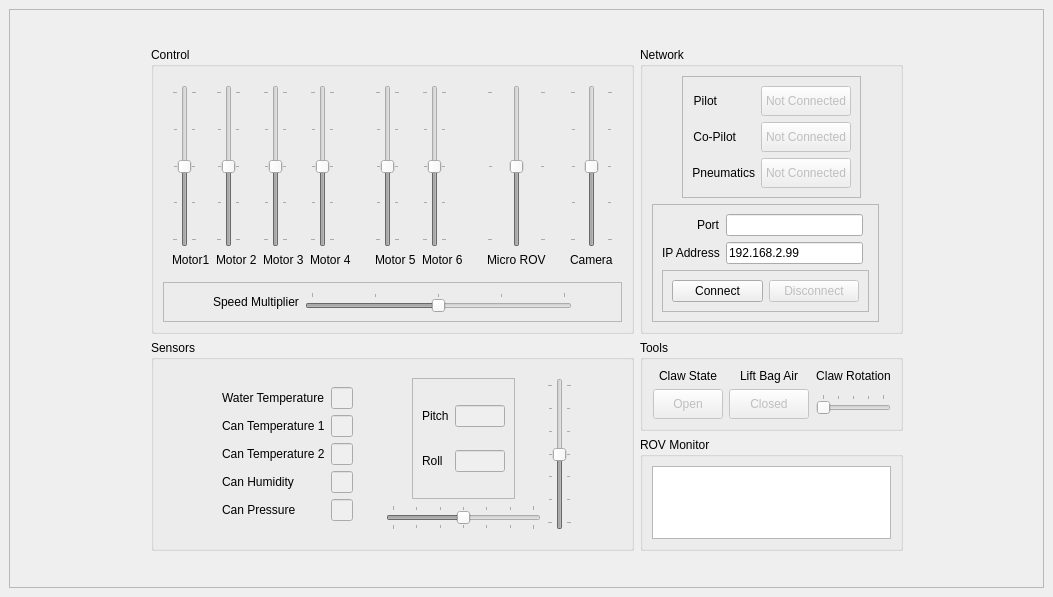
<?xml version="1.0" encoding="UTF-8"?>
<ui version="4.0">
 <class>MainWindow</class>
 <widget class="QMainWindow" name="MainWindow">
  <property name="windowModality">
   <enum>Qt::NonModal</enum>
  </property>
  <property name="geometry">
   <rect>
    <x>0</x>
    <y>0</y>
    <width>1053</width>
    <height>597</height>
   </rect>
  </property>
  <property name="windowTitle">
   <string>Husky ROV Co-Pilot Terminal</string>
  </property>
  <property name="windowIcon">
   <iconset>
    <normaloff>husky.jpeg</normaloff>husky.jpeg</iconset>
  </property>
  <property name="layoutDirection">
   <enum>Qt::LeftToRight</enum>
  </property>
  <property name="toolButtonStyle">
   <enum>Qt::ToolButtonIconOnly</enum>
  </property>
  <property name="tabShape">
   <enum>QTabWidget::Rounded</enum>
  </property>
  <widget class="QWidget" name="centralwidget">
   <layout class="QGridLayout" name="gridLayout">
    <item row="0" column="0">
     <widget class="QFrame" name="frame">
      <property name="frameShape">
       <enum>QFrame::StyledPanel</enum>
      </property>
      <property name="frameShadow">
       <enum>QFrame::Raised</enum>
      </property>
      <layout class="QGridLayout" name="gridLayout_2" rowstretch="2,3,1,4,2" columnstretch="1,3,2,1">
       <item row="1" column="1">
        <widget class="QGroupBox" name="motorFrame">
         <property name="title">
          <string>Control</string>
         </property>
         <layout class="QGridLayout" name="gridLayout_3" rowstretch="0,0" columnstretch="6,3,1,1" rowminimumheight="0,0">
          <item row="0" column="2">
           <widget class="QFrame" name="uRovFrame">
            <property name="enabled">
             <bool>true</bool>
            </property>
            <property name="sizePolicy">
             <sizepolicy hsizetype="MinimumExpanding" vsizetype="Preferred">
              <horstretch>0</horstretch>
              <verstretch>0</verstretch>
             </sizepolicy>
            </property>
            <property name="layoutDirection">
             <enum>Qt::LeftToRight</enum>
            </property>
            <layout class="QVBoxLayout" name="verticalLayout">
             <item>
              <widget class="QSlider" name="microMotorSlider">
               <property name="enabled">
                <bool>false</bool>
               </property>
               <property name="sizePolicy">
                <sizepolicy hsizetype="Preferred" vsizetype="Expanding">
                 <horstretch>0</horstretch>
                 <verstretch>0</verstretch>
                </sizepolicy>
               </property>
               <property name="focusPolicy">
                <enum>Qt::NoFocus</enum>
               </property>
               <property name="acceptDrops">
                <bool>false</bool>
               </property>
               <property name="layoutDirection">
                <enum>Qt::LeftToRight</enum>
               </property>
               <property name="autoFillBackground">
                <bool>false</bool>
               </property>
               <property name="styleSheet">
                <string notr="true"/>
               </property>
               <property name="minimum">
                <number>-1</number>
               </property>
               <property name="maximum">
                <number>1</number>
               </property>
               <property name="value">
                <number>0</number>
               </property>
               <property name="sliderPosition">
                <number>0</number>
               </property>
               <property name="orientation">
                <enum>Qt::Vertical</enum>
               </property>
               <property name="invertedAppearance">
                <bool>false</bool>
               </property>
               <property name="tickPosition">
                <enum>QSlider::TicksBothSides</enum>
               </property>
               <property name="tickInterval">
                <number>1</number>
               </property>
              </widget>
             </item>
             <item>
              <widget class="QLabel" name="label_13">
               <property name="text">
                <string>Micro ROV</string>
               </property>
              </widget>
             </item>
            </layout>
           </widget>
          </item>
          <item row="0" column="3">
           <widget class="QFrame" name="frame">
            <layout class="QGridLayout" name="gridLayout_6">
             <item row="0" column="0">
              <widget class="QSlider" name="cameraServoSlider">
               <property name="enabled">
                <bool>false</bool>
               </property>
               <property name="sizePolicy">
                <sizepolicy hsizetype="Expanding" vsizetype="Expanding">
                 <horstretch>0</horstretch>
                 <verstretch>0</verstretch>
                </sizepolicy>
               </property>
               <property name="focusPolicy">
                <enum>Qt::NoFocus</enum>
               </property>
               <property name="layoutDirection">
                <enum>Qt::LeftToRight</enum>
               </property>
               <property name="styleSheet">
                <string notr="true"/>
               </property>
               <property name="minimum">
                <number>1000</number>
               </property>
               <property name="maximum">
                <number>1800</number>
               </property>
               <property name="pageStep">
                <number>200</number>
               </property>
               <property name="value">
                <number>1400</number>
               </property>
               <property name="orientation">
                <enum>Qt::Vertical</enum>
               </property>
               <property name="tickPosition">
                <enum>QSlider::TicksBothSides</enum>
               </property>
               <property name="tickInterval">
                <number>200</number>
               </property>
              </widget>
             </item>
             <item row="1" column="0">
              <widget class="QLabel" name="label_14">
               <property name="text">
                <string>Camera</string>
               </property>
               <property name="scaledContents">
                <bool>false</bool>
               </property>
              </widget>
             </item>
            </layout>
           </widget>
          </item>
          <item row="0" column="1">
           <widget class="QFrame" name="verticalFrame">
            <layout class="QGridLayout" name="gridLayout_5">
             <item row="0" column="0">
              <widget class="QSlider" name="motor5Slider">
               <property name="enabled">
                <bool>false</bool>
               </property>
               <property name="focusPolicy">
                <enum>Qt::NoFocus</enum>
               </property>
               <property name="styleSheet">
                <string notr="true"/>
               </property>
               <property name="minimum">
                <number>1300</number>
               </property>
               <property name="maximum">
                <number>1700</number>
               </property>
               <property name="value">
                <number>1500</number>
               </property>
               <property name="orientation">
                <enum>Qt::Vertical</enum>
               </property>
               <property name="tickPosition">
                <enum>QSlider::TicksBothSides</enum>
               </property>
               <property name="tickInterval">
                <number>100</number>
               </property>
              </widget>
             </item>
             <item row="1" column="0">
              <widget class="QLabel" name="label_6">
               <property name="text">
                <string>Motor 5</string>
               </property>
              </widget>
             </item>
             <item row="1" column="1">
              <widget class="QLabel" name="label_7">
               <property name="text">
                <string>Motor 6</string>
               </property>
              </widget>
             </item>
             <item row="0" column="1">
              <widget class="QSlider" name="motor6Slider">
               <property name="enabled">
                <bool>false</bool>
               </property>
               <property name="focusPolicy">
                <enum>Qt::NoFocus</enum>
               </property>
               <property name="acceptDrops">
                <bool>false</bool>
               </property>
               <property name="styleSheet">
                <string notr="true"/>
               </property>
               <property name="minimum">
                <number>1300</number>
               </property>
               <property name="maximum">
                <number>1700</number>
               </property>
               <property name="value">
                <number>1500</number>
               </property>
               <property name="orientation">
                <enum>Qt::Vertical</enum>
               </property>
               <property name="tickPosition">
                <enum>QSlider::TicksBothSides</enum>
               </property>
               <property name="tickInterval">
                <number>100</number>
               </property>
              </widget>
             </item>
            </layout>
           </widget>
          </item>
          <item row="0" column="0">
           <widget class="QFrame" name="horizontalFrame">
            <layout class="QGridLayout" name="gridLayout_4">
             <item row="1" column="4">
              <widget class="QLabel" name="label_5">
               <property name="text">
                <string>Motor 4</string>
               </property>
              </widget>
             </item>
             <item row="1" column="3">
              <widget class="QLabel" name="label_4">
               <property name="text">
                <string>Motor 3</string>
               </property>
              </widget>
             </item>
             <item row="0" column="4">
              <widget class="QSlider" name="motor4Slider">
               <property name="enabled">
                <bool>false</bool>
               </property>
               <property name="focusPolicy">
                <enum>Qt::NoFocus</enum>
               </property>
               <property name="styleSheet">
                <string notr="true"/>
               </property>
               <property name="minimum">
                <number>1300</number>
               </property>
               <property name="maximum">
                <number>1700</number>
               </property>
               <property name="value">
                <number>1500</number>
               </property>
               <property name="orientation">
                <enum>Qt::Vertical</enum>
               </property>
               <property name="tickPosition">
                <enum>QSlider::TicksBothSides</enum>
               </property>
               <property name="tickInterval">
                <number>100</number>
               </property>
              </widget>
             </item>
             <item row="0" column="0">
              <widget class="QSlider" name="motor1Slider">
               <property name="enabled">
                <bool>false</bool>
               </property>
               <property name="focusPolicy">
                <enum>Qt::NoFocus</enum>
               </property>
               <property name="layoutDirection">
                <enum>Qt::LeftToRight</enum>
               </property>
               <property name="styleSheet">
                <string notr="true"/>
               </property>
               <property name="minimum">
                <number>1300</number>
               </property>
               <property name="maximum">
                <number>1700</number>
               </property>
               <property name="value">
                <number>1500</number>
               </property>
               <property name="orientation">
                <enum>Qt::Vertical</enum>
               </property>
               <property name="tickPosition">
                <enum>QSlider::TicksBothSides</enum>
               </property>
               <property name="tickInterval">
                <number>100</number>
               </property>
              </widget>
             </item>
             <item row="0" column="2">
              <widget class="QSlider" name="motor2Slider">
               <property name="enabled">
                <bool>false</bool>
               </property>
               <property name="focusPolicy">
                <enum>Qt::NoFocus</enum>
               </property>
               <property name="styleSheet">
                <string notr="true"/>
               </property>
               <property name="minimum">
                <number>1300</number>
               </property>
               <property name="maximum">
                <number>1700</number>
               </property>
               <property name="value">
                <number>1500</number>
               </property>
               <property name="orientation">
                <enum>Qt::Vertical</enum>
               </property>
               <property name="tickPosition">
                <enum>QSlider::TicksBothSides</enum>
               </property>
               <property name="tickInterval">
                <number>100</number>
               </property>
              </widget>
             </item>
             <item row="0" column="3">
              <widget class="QSlider" name="motor3Slider">
               <property name="enabled">
                <bool>false</bool>
               </property>
               <property name="focusPolicy">
                <enum>Qt::NoFocus</enum>
               </property>
               <property name="styleSheet">
                <string notr="true"/>
               </property>
               <property name="minimum">
                <number>1300</number>
               </property>
               <property name="maximum">
                <number>1700</number>
               </property>
               <property name="value">
                <number>1500</number>
               </property>
               <property name="orientation">
                <enum>Qt::Vertical</enum>
               </property>
               <property name="tickPosition">
                <enum>QSlider::TicksBothSides</enum>
               </property>
               <property name="tickInterval">
                <number>100</number>
               </property>
              </widget>
             </item>
             <item row="1" column="2">
              <widget class="QLabel" name="label_3">
               <property name="text">
                <string>Motor 2</string>
               </property>
              </widget>
             </item>
             <item row="1" column="0">
              <widget class="QLabel" name="label_2">
               <property name="text">
                <string>Motor1</string>
               </property>
               <property name="alignment">
                <set>Qt::AlignLeading|Qt::AlignLeft|Qt::AlignVCenter</set>
               </property>
              </widget>
             </item>
            </layout>
           </widget>
          </item>
          <item row="1" column="0" colspan="4">
           <widget class="QFrame" name="sensitivityFrame">
            <property name="frameShape">
             <enum>QFrame::StyledPanel</enum>
            </property>
            <property name="frameShadow">
             <enum>QFrame::Raised</enum>
            </property>
            <layout class="QHBoxLayout" name="horizontalLayout" stretch="0,1,3,0">
             <item>
              <spacer name="horizontalSpacer_5">
               <property name="orientation">
                <enum>Qt::Horizontal</enum>
               </property>
               <property name="sizeHint" stdset="0">
                <size>
                 <width>40</width>
                 <height>20</height>
                </size>
               </property>
              </spacer>
             </item>
             <item>
              <widget class="QLabel" name="label">
               <property name="sizePolicy">
                <sizepolicy hsizetype="Fixed" vsizetype="Preferred">
                 <horstretch>0</horstretch>
                 <verstretch>0</verstretch>
                </sizepolicy>
               </property>
               <property name="text">
                <string>Speed Multiplier</string>
               </property>
              </widget>
             </item>
             <item>
              <widget class="QSlider" name="speedMultiplierSlider">
               <property name="enabled">
                <bool>false</bool>
               </property>
               <property name="focusPolicy">
                <enum>Qt::NoFocus</enum>
               </property>
               <property name="styleSheet">
                <string notr="true"/>
               </property>
               <property name="minimum">
                <number>1</number>
               </property>
               <property name="maximum">
                <number>5</number>
               </property>
               <property name="value">
                <number>3</number>
               </property>
               <property name="orientation">
                <enum>Qt::Horizontal</enum>
               </property>
               <property name="tickPosition">
                <enum>QSlider::TicksAbove</enum>
               </property>
               <property name="tickInterval">
                <number>1</number>
               </property>
              </widget>
             </item>
             <item>
              <spacer name="horizontalSpacer_4">
               <property name="orientation">
                <enum>Qt::Horizontal</enum>
               </property>
               <property name="sizeHint" stdset="0">
                <size>
                 <width>40</width>
                 <height>20</height>
                </size>
               </property>
              </spacer>
             </item>
            </layout>
           </widget>
          </item>
         </layout>
        </widget>
       </item>
       <item row="2" column="1" rowspan="2">
        <widget class="QGroupBox" name="groupBox_3">
         <property name="title">
          <string>Sensors</string>
         </property>
         <layout class="QGridLayout" name="gridLayout_10" columnstretch="1,2,5,1">
          <item row="0" column="0">
           <spacer name="horizontalSpacer_3">
            <property name="orientation">
             <enum>Qt::Horizontal</enum>
            </property>
            <property name="sizeHint" stdset="0">
             <size>
              <width>40</width>
              <height>20</height>
             </size>
            </property>
           </spacer>
          </item>
          <item row="0" column="3">
           <spacer name="horizontalSpacer">
            <property name="orientation">
             <enum>Qt::Horizontal</enum>
            </property>
            <property name="sizeHint" stdset="0">
             <size>
              <width>40</width>
              <height>20</height>
             </size>
            </property>
           </spacer>
          </item>
          <item row="0" column="2">
           <widget class="QFrame" name="frame_4">
            <property name="layoutDirection">
             <enum>Qt::LeftToRight</enum>
            </property>
            <layout class="QGridLayout" name="gridLayout_11">
             <item row="1" column="0">
              <widget class="QSlider" name="rollSlider">
               <property name="enabled">
                <bool>false</bool>
               </property>
               <property name="focusPolicy">
                <enum>Qt::NoFocus</enum>
               </property>
               <property name="styleSheet">
                <string notr="true"/>
               </property>
               <property name="minimum">
                <number>-45</number>
               </property>
               <property name="maximum">
                <number>45</number>
               </property>
               <property name="singleStep">
                <number>1</number>
               </property>
               <property name="value">
                <number>0</number>
               </property>
               <property name="orientation">
                <enum>Qt::Horizontal</enum>
               </property>
               <property name="tickPosition">
                <enum>QSlider::TicksBothSides</enum>
               </property>
               <property name="tickInterval">
                <number>15</number>
               </property>
              </widget>
             </item>
             <item row="0" column="1" rowspan="2">
              <widget class="QSlider" name="pitchSlider">
               <property name="enabled">
                <bool>false</bool>
               </property>
               <property name="focusPolicy">
                <enum>Qt::NoFocus</enum>
               </property>
               <property name="layoutDirection">
                <enum>Qt::LeftToRight</enum>
               </property>
               <property name="styleSheet">
                <string notr="true"/>
               </property>
               <property name="minimum">
                <number>-45</number>
               </property>
               <property name="maximum">
                <number>45</number>
               </property>
               <property name="value">
                <number>0</number>
               </property>
               <property name="orientation">
                <enum>Qt::Vertical</enum>
               </property>
               <property name="tickPosition">
                <enum>QSlider::TicksBothSides</enum>
               </property>
               <property name="tickInterval">
                <number>15</number>
               </property>
              </widget>
             </item>
             <item row="0" column="0" alignment="Qt::AlignHCenter">
              <widget class="QFrame" name="frame_7">
               <property name="frameShape">
                <enum>QFrame::StyledPanel</enum>
               </property>
               <property name="frameShadow">
                <enum>QFrame::Raised</enum>
               </property>
               <layout class="QGridLayout" name="gridLayout_13">
                <item row="0" column="0">
                 <widget class="QLabel" name="label_18">
                  <property name="text">
                   <string>Pitch</string>
                  </property>
                 </widget>
                </item>
                <item row="0" column="1">
                 <widget class="QLineEdit" name="pitchValue">
                  <property name="enabled">
                   <bool>false</bool>
                  </property>
                  <property name="maximumSize">
                   <size>
                    <width>50</width>
                    <height>16777215</height>
                   </size>
                  </property>
                  <property name="focusPolicy">
                   <enum>Qt::NoFocus</enum>
                  </property>
                 </widget>
                </item>
                <item row="1" column="0">
                 <widget class="QLabel" name="label_19">
                  <property name="text">
                   <string>Roll</string>
                  </property>
                 </widget>
                </item>
                <item row="1" column="1">
                 <widget class="QLineEdit" name="rollValue">
                  <property name="enabled">
                   <bool>false</bool>
                  </property>
                  <property name="maximumSize">
                   <size>
                    <width>50</width>
                    <height>16777215</height>
                   </size>
                  </property>
                  <property name="focusPolicy">
                   <enum>Qt::NoFocus</enum>
                  </property>
                 </widget>
                </item>
               </layout>
              </widget>
             </item>
            </layout>
           </widget>
          </item>
          <item row="0" column="1">
           <widget class="QFrame" name="frame_4">
            <layout class="QGridLayout" name="gridLayout_15">
             <item row="0" column="0" alignment="Qt::AlignHCenter">
              <widget class="QFrame" name="frame_6">
               <layout class="QGridLayout" name="gridLayout_14">
                <item row="0" column="0">
                 <widget class="QLabel" name="label_20">
                  <property name="text">
                   <string>Water Temperature</string>
                  </property>
                 </widget>
                </item>
                <item row="1" column="0">
                 <widget class="QLabel" name="label_21">
                  <property name="text">
                   <string>Can Temperature 1</string>
                  </property>
                 </widget>
                </item>
                <item row="0" column="1">
                 <widget class="QLineEdit" name="waterTempValue">
                  <property name="enabled">
                   <bool>false</bool>
                  </property>
                  <property name="minimumSize">
                   <size>
                    <width>0</width>
                    <height>0</height>
                   </size>
                  </property>
                  <property name="maximumSize">
                   <size>
                    <width>50</width>
                    <height>16777215</height>
                   </size>
                  </property>
                  <property name="focusPolicy">
                   <enum>Qt::NoFocus</enum>
                  </property>
                 </widget>
                </item>
                <item row="2" column="0">
                 <widget class="QLabel" name="label_22">
                  <property name="text">
                   <string>Can Temperature 2</string>
                  </property>
                 </widget>
                </item>
                <item row="3" column="0">
                 <widget class="QLabel" name="label_23">
                  <property name="text">
                   <string>Can Humidity</string>
                  </property>
                 </widget>
                </item>
                <item row="4" column="0">
                 <widget class="QLabel" name="label_24">
                  <property name="text">
                   <string>Can Pressure</string>
                  </property>
                 </widget>
                </item>
                <item row="1" column="1">
                 <widget class="QLineEdit" name="canTemp1Value">
                  <property name="enabled">
                   <bool>false</bool>
                  </property>
                  <property name="minimumSize">
                   <size>
                    <width>0</width>
                    <height>0</height>
                   </size>
                  </property>
                  <property name="maximumSize">
                   <size>
                    <width>50</width>
                    <height>16777215</height>
                   </size>
                  </property>
                  <property name="focusPolicy">
                   <enum>Qt::NoFocus</enum>
                  </property>
                 </widget>
                </item>
                <item row="2" column="1">
                 <widget class="QLineEdit" name="canTemp2Value">
                  <property name="enabled">
                   <bool>false</bool>
                  </property>
                  <property name="minimumSize">
                   <size>
                    <width>0</width>
                    <height>0</height>
                   </size>
                  </property>
                  <property name="maximumSize">
                   <size>
                    <width>50</width>
                    <height>16777215</height>
                   </size>
                  </property>
                  <property name="focusPolicy">
                   <enum>Qt::NoFocus</enum>
                  </property>
                 </widget>
                </item>
                <item row="3" column="1">
                 <widget class="QLineEdit" name="humidityValue">
                  <property name="enabled">
                   <bool>false</bool>
                  </property>
                  <property name="minimumSize">
                   <size>
                    <width>0</width>
                    <height>0</height>
                   </size>
                  </property>
                  <property name="maximumSize">
                   <size>
                    <width>50</width>
                    <height>16777215</height>
                   </size>
                  </property>
                  <property name="focusPolicy">
                   <enum>Qt::NoFocus</enum>
                  </property>
                 </widget>
                </item>
                <item row="4" column="1">
                 <widget class="QLineEdit" name="pressureValue">
                  <property name="enabled">
                   <bool>false</bool>
                  </property>
                  <property name="minimumSize">
                   <size>
                    <width>0</width>
                    <height>0</height>
                   </size>
                  </property>
                  <property name="maximumSize">
                   <size>
                    <width>50</width>
                    <height>16777215</height>
                   </size>
                  </property>
                  <property name="focusPolicy">
                   <enum>Qt::NoFocus</enum>
                  </property>
                 </widget>
                </item>
               </layout>
              </widget>
             </item>
            </layout>
           </widget>
          </item>
         </layout>
        </widget>
       </item>
       <item row="2" column="2">
        <widget class="QGroupBox" name="groupBox_2">
         <property name="title">
          <string>Tools</string>
         </property>
         <layout class="QGridLayout" name="gridLayout_12" columnstretch="1,2,1,2,1,5,1">
          <item row="1" column="3">
           <widget class="QPushButton" name="airStatus">
            <property name="enabled">
             <bool>false</bool>
            </property>
            <property name="minimumSize">
             <size>
              <width>0</width>
              <height>30</height>
             </size>
            </property>
            <property name="focusPolicy">
             <enum>Qt::NoFocus</enum>
            </property>
            <property name="text">
             <string>Closed</string>
            </property>
           </widget>
          </item>
          <item row="0" column="3">
           <widget class="QLabel" name="label_16">
            <property name="text">
             <string>Lift Bag Air</string>
            </property>
            <property name="alignment">
             <set>Qt::AlignCenter</set>
            </property>
           </widget>
          </item>
          <item row="1" column="1">
           <widget class="QPushButton" name="clawStatus">
            <property name="enabled">
             <bool>false</bool>
            </property>
            <property name="minimumSize">
             <size>
              <width>0</width>
              <height>30</height>
             </size>
            </property>
            <property name="maximumSize">
             <size>
              <width>70</width>
              <height>16777215</height>
             </size>
            </property>
            <property name="focusPolicy">
             <enum>Qt::NoFocus</enum>
            </property>
            <property name="styleSheet">
             <string notr="true"/>
            </property>
            <property name="text">
             <string>Open</string>
            </property>
           </widget>
          </item>
          <item row="0" column="1">
           <widget class="QLabel" name="label_17">
            <property name="text">
             <string>Claw State</string>
            </property>
            <property name="alignment">
             <set>Qt::AlignCenter</set>
            </property>
           </widget>
          </item>
          <item row="1" column="2">
           <spacer name="horizontalSpacer_6">
            <property name="orientation">
             <enum>Qt::Horizontal</enum>
            </property>
            <property name="sizeHint" stdset="0">
             <size>
              <width>40</width>
              <height>20</height>
             </size>
            </property>
           </spacer>
          </item>
          <item row="1" column="0">
           <spacer name="horizontalSpacer_7">
            <property name="orientation">
             <enum>Qt::Horizontal</enum>
            </property>
            <property name="sizeHint" stdset="0">
             <size>
              <width>40</width>
              <height>20</height>
             </size>
            </property>
           </spacer>
          </item>
          <item row="0" column="5">
           <widget class="QLabel" name="label_15">
            <property name="text">
             <string>Claw Rotation</string>
            </property>
            <property name="alignment">
             <set>Qt::AlignCenter</set>
            </property>
           </widget>
          </item>
          <item row="1" column="5">
           <widget class="QSlider" name="clawServoSlider">
            <property name="enabled">
             <bool>false</bool>
            </property>
            <property name="focusPolicy">
             <enum>Qt::NoFocus</enum>
            </property>
            <property name="minimum">
             <number>1000</number>
            </property>
            <property name="maximum">
             <number>1800</number>
            </property>
            <property name="pageStep">
             <number>10</number>
            </property>
            <property name="orientation">
             <enum>Qt::Horizontal</enum>
            </property>
            <property name="tickPosition">
             <enum>QSlider::TicksAbove</enum>
            </property>
            <property name="tickInterval">
             <number>200</number>
            </property>
           </widget>
          </item>
          <item row="1" column="6">
           <spacer name="horizontalSpacer_8">
            <property name="orientation">
             <enum>Qt::Horizontal</enum>
            </property>
            <property name="sizeHint" stdset="0">
             <size>
              <width>40</width>
              <height>20</height>
             </size>
            </property>
           </spacer>
          </item>
          <item row="1" column="4">
           <spacer name="horizontalSpacer_2">
            <property name="orientation">
             <enum>Qt::Horizontal</enum>
            </property>
            <property name="sizeHint" stdset="0">
             <size>
              <width>40</width>
              <height>20</height>
             </size>
            </property>
           </spacer>
          </item>
         </layout>
        </widget>
       </item>
       <item row="1" column="3" rowspan="3">
        <spacer name="horizontalSpacer_10">
         <property name="orientation">
          <enum>Qt::Horizontal</enum>
         </property>
         <property name="sizeHint" stdset="0">
          <size>
           <width>40</width>
           <height>20</height>
          </size>
         </property>
        </spacer>
       </item>
       <item row="3" column="2">
        <widget class="QGroupBox" name="groupBox">
         <property name="title">
          <string>ROV Monitor</string>
         </property>
         <layout class="QGridLayout" name="gridLayout_16">
          <item row="0" column="0">
           <widget class="QTextBrowser" name="textBrowser">
            <property name="enabled">
             <bool>true</bool>
            </property>
            <property name="focusPolicy">
             <enum>Qt::NoFocus</enum>
            </property>
           </widget>
          </item>
         </layout>
        </widget>
       </item>
       <item row="1" column="2">
        <widget class="QGroupBox" name="groupBox_4">
         <property name="title">
          <string>Network</string>
         </property>
         <layout class="QGridLayout" name="gridLayout_7" columnstretch="1,0,0">
          <item row="1" column="0" colspan="3" alignment="Qt::AlignHCenter">
           <widget class="QFrame" name="frame_3">
            <property name="frameShape">
             <enum>QFrame::StyledPanel</enum>
            </property>
            <property name="frameShadow">
             <enum>QFrame::Raised</enum>
            </property>
            <layout class="QGridLayout" name="gridLayout_9">
             <item row="1" column="0" alignment="Qt::AlignLeft">
              <widget class="QLabel" name="label_11">
               <property name="layoutDirection">
                <enum>Qt::LeftToRight</enum>
               </property>
               <property name="text">
                <string>Co-Pilot</string>
               </property>
               <property name="alignment">
                <set>Qt::AlignRight|Qt::AlignTrailing|Qt::AlignVCenter</set>
               </property>
              </widget>
             </item>
             <item row="1" column="1">
              <widget class="QPushButton" name="copilotStatus">
               <property name="enabled">
                <bool>false</bool>
               </property>
               <property name="minimumSize">
                <size>
                 <width>90</width>
                 <height>30</height>
                </size>
               </property>
               <property name="focusPolicy">
                <enum>Qt::NoFocus</enum>
               </property>
               <property name="styleSheet">
                <string notr="true"/>
               </property>
               <property name="text">
                <string>Not Connected</string>
               </property>
              </widget>
             </item>
             <item row="2" column="0">
              <widget class="QLabel" name="label_12">
               <property name="layoutDirection">
                <enum>Qt::LeftToRight</enum>
               </property>
               <property name="text">
                <string>Pneumatics</string>
               </property>
               <property name="alignment">
                <set>Qt::AlignRight|Qt::AlignTrailing|Qt::AlignVCenter</set>
               </property>
              </widget>
             </item>
             <item row="0" column="0" alignment="Qt::AlignLeft">
              <widget class="QLabel" name="label_10">
               <property name="enabled">
                <bool>true</bool>
               </property>
               <property name="layoutDirection">
                <enum>Qt::LeftToRight</enum>
               </property>
               <property name="text">
                <string>Pilot</string>
               </property>
               <property name="alignment">
                <set>Qt::AlignRight|Qt::AlignTrailing|Qt::AlignVCenter</set>
               </property>
              </widget>
             </item>
             <item row="0" column="1">
              <widget class="QPushButton" name="pilotStatus">
               <property name="enabled">
                <bool>false</bool>
               </property>
               <property name="minimumSize">
                <size>
                 <width>90</width>
                 <height>30</height>
                </size>
               </property>
               <property name="focusPolicy">
                <enum>Qt::NoFocus</enum>
               </property>
               <property name="styleSheet">
                <string notr="true"/>
               </property>
               <property name="text">
                <string>Not Connected</string>
               </property>
              </widget>
             </item>
             <item row="2" column="1">
              <widget class="QPushButton" name="pneumaticsStatus">
               <property name="enabled">
                <bool>false</bool>
               </property>
               <property name="minimumSize">
                <size>
                 <width>90</width>
                 <height>30</height>
                </size>
               </property>
               <property name="focusPolicy">
                <enum>Qt::NoFocus</enum>
               </property>
               <property name="styleSheet">
                <string notr="true"/>
               </property>
               <property name="text">
                <string>Not Connected</string>
               </property>
              </widget>
             </item>
            </layout>
           </widget>
          </item>
          <item row="2" column="0">
           <widget class="QFrame" name="frame_2">
            <property name="frameShape">
             <enum>QFrame::StyledPanel</enum>
            </property>
            <property name="frameShadow">
             <enum>QFrame::Raised</enum>
            </property>
            <layout class="QGridLayout" name="gridLayout_8">
             <item row="0" column="0" alignment="Qt::AlignRight">
              <widget class="QLabel" name="label_8">
               <property name="text">
                <string>Port</string>
               </property>
              </widget>
             </item>
             <item row="1" column="1">
              <widget class="QLineEdit" name="ipLineEdit">
               <property name="enabled">
                <bool>true</bool>
               </property>
               <property name="focusPolicy">
                <enum>Qt::ClickFocus</enum>
               </property>
               <property name="text">
                <string>192.168.2.99</string>
               </property>
               <property name="placeholderText">
                <string comment="12345" extracomment="gdgdrg"/>
               </property>
              </widget>
             </item>
             <item row="0" column="1">
              <widget class="QLineEdit" name="portLineEdit">
               <property name="focusPolicy">
                <enum>Qt::StrongFocus</enum>
               </property>
              </widget>
             </item>
             <item row="1" column="0">
              <widget class="QLabel" name="label_9">
               <property name="text">
                <string>IP Address</string>
               </property>
              </widget>
             </item>
             <item row="4" column="0" colspan="3">
              <widget class="QFrame" name="frame_5">
               <property name="layoutDirection">
                <enum>Qt::LeftToRight</enum>
               </property>
               <property name="frameShape">
                <enum>QFrame::StyledPanel</enum>
               </property>
               <property name="frameShadow">
                <enum>QFrame::Raised</enum>
               </property>
               <layout class="QGridLayout" name="gridLayout_17">
                <item row="0" column="1">
                 <widget class="QPushButton" name="disconnectButton">
                  <property name="enabled">
                   <bool>false</bool>
                  </property>
                  <property name="focusPolicy">
                   <enum>Qt::NoFocus</enum>
                  </property>
                  <property name="text">
                   <string>Disconnect</string>
                  </property>
                 </widget>
                </item>
                <item row="0" column="0">
                 <widget class="QPushButton" name="connectButton">
                  <property name="focusPolicy">
                   <enum>Qt::NoFocus</enum>
                  </property>
                  <property name="text">
                   <string>Connect</string>
                  </property>
                 </widget>
                </item>
               </layout>
              </widget>
             </item>
            </layout>
           </widget>
          </item>
         </layout>
        </widget>
       </item>
       <item row="1" column="0" rowspan="3">
        <spacer name="horizontalSpacer_9">
         <property name="orientation">
          <enum>Qt::Horizontal</enum>
         </property>
         <property name="sizeHint" stdset="0">
          <size>
           <width>40</width>
           <height>20</height>
          </size>
         </property>
        </spacer>
       </item>
       <item row="0" column="1" colspan="2">
        <spacer name="verticalSpacer">
         <property name="orientation">
          <enum>Qt::Vertical</enum>
         </property>
         <property name="sizeHint" stdset="0">
          <size>
           <width>20</width>
           <height>40</height>
          </size>
         </property>
        </spacer>
       </item>
       <item row="4" column="1" colspan="2">
        <spacer name="verticalSpacer_2">
         <property name="orientation">
          <enum>Qt::Vertical</enum>
         </property>
         <property name="sizeHint" stdset="0">
          <size>
           <width>20</width>
           <height>40</height>
          </size>
         </property>
        </spacer>
       </item>
      </layout>
     </widget>
    </item>
   </layout>
  </widget>
 </widget>
 <resources/>
 <connections/>
</ui>
